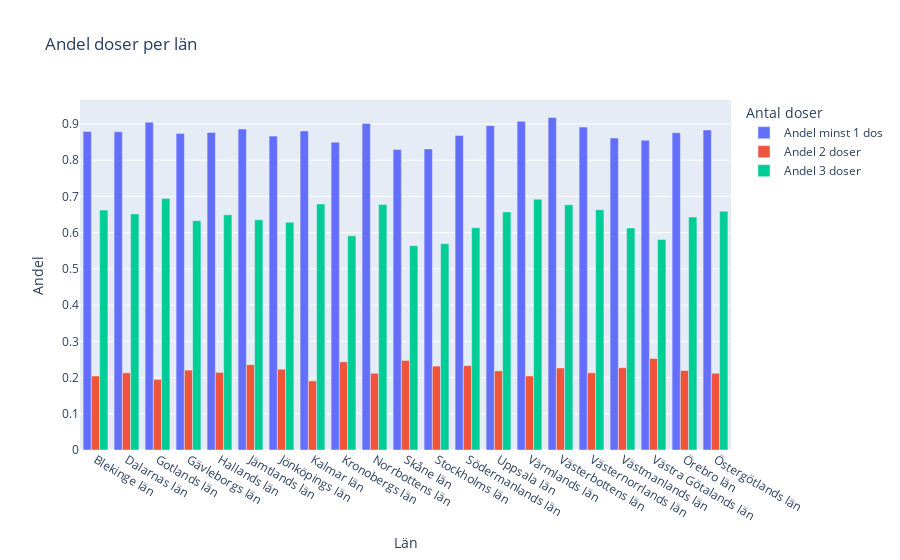

The notebook cell saved with this chart:
### Markdown cell above
2f) Draw a bar diagram for proportion of people who **at least one dose** of vaccine, **two doses** of vaccine and **three doses** of vaccine per region.

### Code cell
# group the data by "Län_namn" and sum up the values in the required columns
andel_doser_per_län_df = vaccine_kommun_ålder_excel.groupby("Län_namn")[["Befolkning", "Antal minst 1 dos", "Antal minst 2 doser", "Antal 3 doser"]].sum()

# add the new column "Antal 2 doser"
andel_doser_per_län_df["Antal 2 doser"] = andel_doser_per_län_df["Antal minst 2 doser"] - andel_doser_per_län_df["Antal 3 doser"]

# reindex the columns to put "Antal 2 doser" before "Antal 3 doser"
andel_doser_per_län_df = andel_doser_per_län_df.reindex(columns=["Befolkning", "Antal minst 1 dos", "Antal minst 2 doser", "Antal 2 doser", "Antal 3 doser"])

andel_doser_per_län_df

# calculate the proportion of each column for the total population
andel_doser_per_län_df["Andel minst 1 dos"] = andel_doser_per_län_df["Antal minst 1 dos"] / andel_doser_per_län_df["Befolkning"]
andel_doser_per_län_df["Andel 2 doser"] = andel_doser_per_län_df["Antal 2 doser"] / andel_doser_per_län_df["Befolkning"]
andel_doser_per_län_df["Andel 3 doser"] = andel_doser_per_län_df["Antal 3 doser"] / andel_doser_per_län_df["Befolkning"]

# create the grouped bar chart
andel_doser_per_län_plotly = px.bar(andel_doser_per_län_df, x=andel_doser_per_län_df.index, y=["Andel minst 1 dos", "Andel 2 doser", "Andel 3 doser"], title="Andel doser per län", barmode="group", labels={"variable": "Antal doser"})

# set the x-axis label
andel_doser_per_län_plotly.update_xaxes(title_text="Län")

# set the y-axis label
andel_doser_per_län_plotly.update_yaxes(title_text="Andel")

# show the chart
andel_doser_per_län_plotly.show()

### Figure 1 — Plotly figure (JSON) as saved in the notebook; plotly's stock layout.template omitted (floating-point values rounded to 4 significant figures)
{"data": [{"alignmentgroup": "True", "hovertemplate": "Antal doser=Andel minst 1 dos<br>Län_namn=%{x}<br>value=%{y}<extra></extra>", "legendgroup": "Andel minst 1 dos", "marker": {"color": "#636efa", "pattern": {"shape": ""}}, "name": "Andel minst 1 dos", "offsetgroup": "Andel minst 1 dos", "orientation": "v", "showlegend": true, "textposition": "auto", "type": "bar", "x": ["Blekinge län", "Dalarnas län", "Gotlands län", "Gävleborgs län", "Hallands län", "Jämtlands län", "Jönköpings län", "Kalmar län", "Kronobergs län", "Norrbottens län", "Skåne län", "Stockholms län", "Södermanlands län", "Uppsala län", "Värmlands län", "Västerbottens län", "Västernorrlands län", "Västmanlands län", "Västra Götalands län", "Örebro län", "Östergötlands län"], "xaxis": "x", "y": [0.8792, 0.8784, 0.9047, 0.8738, 0.8765, 0.8859, 0.8664, 0.8808, 0.8498, 0.9015, 0.8293, 0.8312, 0.8683, 0.8954, 0.9072, 0.9178, 0.8913, 0.861, 0.8551, 0.8759, 0.8834], "yaxis": "y"}, {"alignmentgroup": "True", "hovertemplate": "Antal doser=Andel 2 doser<br>Län_namn=%{x}<br>value=%{y}<extra></extra>", "legendgroup": "Andel 2 doser", "marker": {"color": "#EF553B", "pattern": {"shape": ""}}, "name": "Andel 2 doser", "offsetgroup": "Andel 2 doser", "orientation": "v", "showlegend": true, "textposition": "auto", "type": "bar", "x": ["Blekinge län", "Dalarnas län", "Gotlands län", "Gävleborgs län", "Hallands län", "Jämtlands län", "Jönköpings län", "Kalmar län", "Kronobergs län", "Norrbottens län", "Skåne län", "Stockholms län", "Södermanlands län", "Uppsala län", "Värmlands län", "Västerbottens län", "Västernorrlands län", "Västmanlands län", "Västra Götalands län", "Örebro län", "Östergötlands län"], "xaxis": "x", "y": [0.2043, 0.2131, 0.1948, 0.2206, 0.2142, 0.2356, 0.223, 0.1907, 0.2436, 0.2117, 0.247, 0.2316, 0.2327, 0.2185, 0.2044, 0.2265, 0.2131, 0.2272, 0.2527, 0.2194, 0.2119], "yaxis": "y"}, {"alignmentgroup": "True", "hovertemplate": "Antal doser=Andel 3 doser<br>Län_namn=%{x}<br>value=%{y}<extra></extra>", "legendgroup": "Andel 3 doser", "marker": {"color": "#00cc96", "pattern": {"shape": ""}}, "name": "Andel 3 doser", "offsetgroup": "Andel 3 doser", "orientation": "v", "showlegend": true, "textposition": "auto", "type": "bar", "x": ["Blekinge län", "Dalarnas län", "Gotlands län", "Gävleborgs län", "Hallands län", "Jämtlands län", "Jönköpings län", "Kalmar län", "Kronobergs län", "Norrbottens län", "Skåne län", "Stockholms län", "Södermanlands län", "Uppsala län", "Värmlands län", "Västerbottens län", "Västernorrlands län", "Västmanlands län", "Västra Götalands län", "Örebro län", "Östergötlands län"], "xaxis": "x", "y": [0.6622, 0.6518, 0.694, 0.6329, 0.6494, 0.6355, 0.6286, 0.679, 0.5911, 0.678, 0.5639, 0.5695, 0.6134, 0.6572, 0.6924, 0.6769, 0.6631, 0.6128, 0.5809, 0.643, 0.6591], "yaxis": "y"}], "layout": {"barmode": "group", "legend": {"title": {"text": "Antal doser"}, "tracegroupgap": 0}, "title": {"text": "Andel doser per län"}, "xaxis": {"anchor": "y", "domain": [0, 1], "title": {"text": "Län"}}, "yaxis": {"anchor": "x", "domain": [0, 1], "title": {"text": "Andel"}}}}
